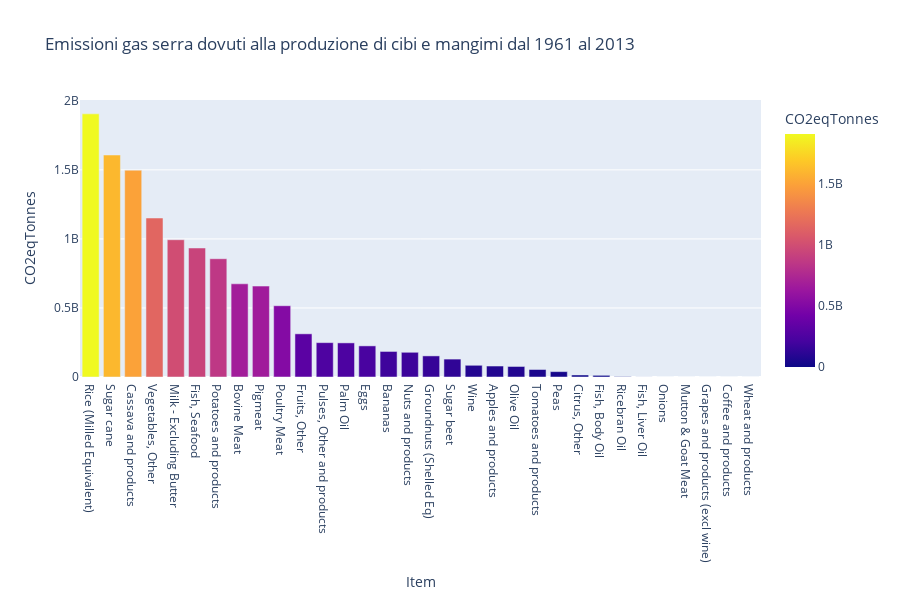

The code cell stored with this chart in its notebook:
### Markdown cell above
#### Per questo calcolo andrò a inserire per ogni prodotto tracciato il numero di kcal presenti in 100gr di cibo/mangime uso google come fonte per i miei dati.
#### Verrà create una nuova colonna chiamata "Kg producted x 1000kcal" che ci dirà quanti chili devono essere prodotti per generare 1000kcal.
#### Subito dopo mostrerò un istogramma in orizzontale per mostrare quali sono i cibi che emettono più gas serra

### Code cell
Food_feed_kcalories_100gr = {

     "Other Vegetables": 65,
     "Rice": 130,
     "Wheat": 329,
     "Milk": 42,
     "Potatoes": 77,
     "Pig Meat": 242,
     "Fish (farmed)": 158,
     "Other Fruit": 80,
     "Tomatoes": 18,
     "Beef (beef herd)": 332,
     "Cassava": 159,
     "Eggs": 155,
     "Poultry Meat": 272,
     "Cane Sugar": 400,
     "Bananas": 89,
     "Apples": 52,
     "Other Pulses": 181,
     "Onions": 40,
     "Wine": 83,
     "Grapes": 67,
     "Citrus Fruit": 72,
     "Groundnuts": 567,
     "Mutton": 294,
     "Coffee": 0,
     "Peas": 81,
     "Palm Oil": 884,
     "Nuts": 607,
     "Olive Oil": 884,
     "Beet Sugar": 405,

}

# Aggiungo la colonna a Food_Production_df
for index, record in Food_Production_df.iterrows():
     Type = record["Food product"]
     if Type in Food_feed_kcalories_100gr.keys():
          if Food_feed_kcalories_100gr[Type] != 0 and Food_feed_kcalories_100gr[Type] != np.NAN:
               Food_Production_df.at[index, "Kg producted x 1000kcal"] = (1000 / (Food_feed_kcalories_100gr[Type]))


for index, record in Food_feed_df.iterrows():
     Type = record["Type"]
     if Type in Food_feed_kcalories_100gr.keys():  
          if len(Food_Production_df[Food_Production_df["Food product"] == Type]["Greenhouse gas emissions per 1000kcal (kgCO₂eq per 1000kcal)"].values) != 0:
               Food_feed_df.at[index, "KGCO2eq tot"] = ((record["Tonnes"] * 1000)/(Food_Production_df[Food_Production_df["Food product"] == Type]["Kg producted x 1000kcal"].to_list()[0])) * Food_Production_df.loc[Food_Production_df["Food product"] == "Apples", "Greenhouse gas emissions per 1000kcal (kgCO₂eq per 1000kcal)"].to_list()[0]
          else:
               Food_feed_df.at[index, "KGCO2eq tot"] = 0

Food_feed_df = Food_feed_df.assign(CO2eqTonnes=Food_feed_df["KGCO2eq tot"]/1000)
temp_df = Food_feed_df.groupby("Item").sum(numeric_only=True).sort_values(by="KGCO2eq tot", ascending=False)

fig = px.bar(
     temp_df,
     x=temp_df.index,
     y="CO2eqTonnes",
     color="CO2eqTonnes",
     height=600,
     title='Emissioni gas serra dovuti alla produzione di cibi e mangimi dal 1961 al 2013'
)

fig.show()

### Figure 1 — Plotly figure (JSON) as saved in the notebook; plotly's stock layout.template omitted (floating-point values rounded to 4 significant figures)
{"data": [{"alignmentgroup": "True", "hovertemplate": "Item=%{x}<br>CO2eqTonnes=%{marker.color}<extra></extra>", "legendgroup": "", "marker": {"color": [1906000000.0, 1608000000.0, 1498000000.0, 1151000000.0, 994100000.0, 934200000.0, 856500000.0, 674700000.0, 658400000.0, 516100000.0, 312700000.0, 248800000.0, 247100000.0, 225300000.0, 185000000.0, 178900000.0, 152800000.0, 129700000.0, 84760000.0, 79430000.0, 76250000.0, 54350000.0, 38950000.0, 14620000.0, 12120000.0, 2553000.0, 330600.0, 0, 0, 0, 0, 0], "coloraxis": "coloraxis", "pattern": {"shape": ""}}, "name": "", "offsetgroup": "", "orientation": "v", "showlegend": false, "textposition": "auto", "type": "bar", "x": ["Rice (Milled Equivalent)", "Sugar cane", "Cassava and products", "Vegetables, Other", "Milk - Excluding Butter", "Fish, Seafood", "Potatoes and products", "Bovine Meat", "Pigmeat", "Poultry Meat", "Fruits, Other", "Pulses, Other and products", "Palm Oil", "Eggs", "Bananas", "Nuts and products", "Groundnuts (Shelled Eq)", "Sugar beet", "Wine", "Apples and products", "Olive Oil", "Tomatoes and products", "Peas", "Citrus, Other", "Fish, Body Oil", "Ricebran Oil", "Fish, Liver Oil", "Onions", "Mutton & Goat Meat", "Grapes and products (excl wine)", "Coffee and products", "Wheat and products"], "xaxis": "x", "y": [1906000000.0, 1608000000.0, 1498000000.0, 1151000000.0, 994100000.0, 934200000.0, 856500000.0, 674700000.0, 658400000.0, 516100000.0, 312700000.0, 248800000.0, 247100000.0, 225300000.0, 185000000.0, 178900000.0, 152800000.0, 129700000.0, 84760000.0, 79430000.0, 76250000.0, 54350000.0, 38950000.0, 14620000.0, 12120000.0, 2553000.0, 330600.0, 0, 0, 0, 0, 0], "yaxis": "y"}], "layout": {"barmode": "relative", "coloraxis": {"colorbar": {"title": {"text": "CO2eqTonnes"}}, "colorscale": [[0, "#0d0887"], [0.1111, "#46039f"], [0.2222, "#7201a8"], [0.3333, "#9c179e"], [0.4444, "#bd3786"], [0.5556, "#d8576b"], [0.6667, "#ed7953"], [0.7778, "#fb9f3a"], [0.8889, "#fdca26"], [1, "#f0f921"]]}, "height": 600, "legend": {"tracegroupgap": 0}, "title": {"text": "Emissioni gas serra dovuti alla produzione di cibi e mangimi dal 1961 al 2013"}, "xaxis": {"anchor": "y", "domain": [0, 1], "title": {"text": "Item"}}, "yaxis": {"anchor": "x", "domain": [0, 1], "title": {"text": "CO2eqTonnes"}}}}
